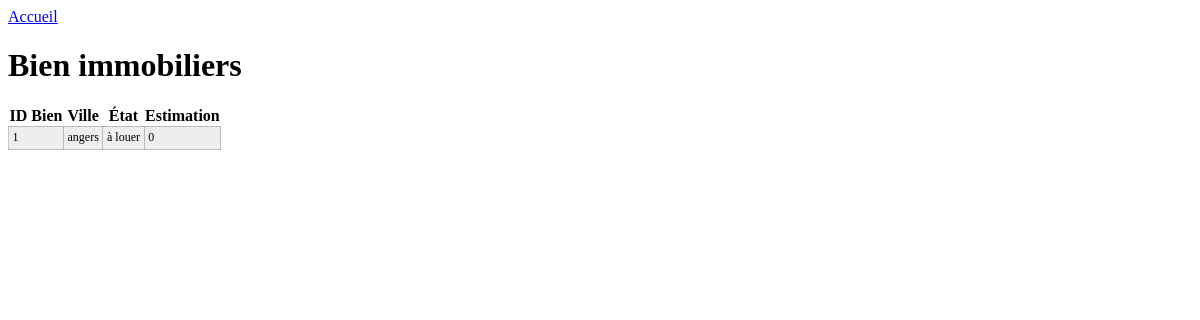
The app's page /appli_gestion_vendeurs/etat_bien, older data.
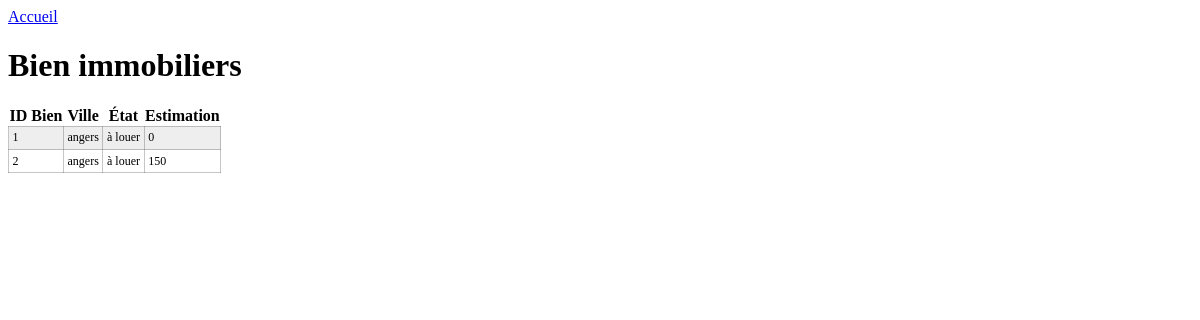
The same page, newer data.
### appli_agence_immo/models.py (models this page shows)
class Bien_Immobiliers(models.Model):
    id_bien=models.IntegerField(primary_key=True)
    ville=models.CharField(max_length=30)
    surface=models.DecimalField(max_digits=6, decimal_places=2)
    nb_chambres=models.IntegerField()
    garage=models.BooleanField()
    etat=models.CharField(max_length=10)
    estimation=models.IntegerField(default=0)

### appli_gestion_vendeurs/views.py (the view)
# urls.py: path('etat_bien', views.etat_bien, name='etat_bien'),
def etat_bien(request):
    return render(request, 'print_bien.html',
        {
            "pages":Bien_Immobiliers.objects.all(),
            "rien":Bien_Immobiliers.objects.count()==0
        })

### appli_gestion_vendeurs/templates/print_bien.html (shortened to what this page needs)
<html>
<head>
  <p><a href="{% url 'main' %}"> Accueil </a></p>
</head>
<body>
<h1>Bien immobiliers</h1>
{% if rien %}
  Aucune entrée dans la table Bien_Immobiliers
{% else %}
  <table class="mon_tableau">
    <tr>
      <th>ID Bien</th>
      <th>Ville</th>
      <th>État</th>
      <th>Estimation</th>
    </tr>
  {% for p in pages %}
    <tr>
      <td>{{ p.id_bien }} </td>
      <td>{{ p.ville }} </td>
      <td>{{ p.etat }} </td>
      <td>{{ p.estimation }} </td>
    </tr>
   {% endfor %}
  </table>
{% endif %}
</body>
</html>

Row changes from the older to the newer data that the page shows:
added Bien_Immobiliers: id_bien "2", ville "angers", etat "à louer", estimation "150"
